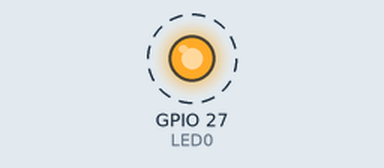
Simulated run of this sketch. Board: ESP32. Shown: output pins drawn as LEDs (lit = HIGH). Dashed ring = blinking. What the sketch prints to the serial monitor is not drawn.

Above: at 0.2 s.
Timing chart, 0 to 3.0 s (numbered marks = the images above):
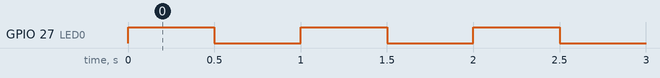

The sketch:

ESP32_BLINK_CORE0.ino
```cpp
#include "Arduino.h"

// The LED flashing pin
#define LED0 27

// We need to create a task (object)
TaskHandle_t Task0;

void setup()
{
  Serial.begin(115200);
  Serial.println("Setup started.");

  pinMode(LED0, OUTPUT);

  xTaskCreatePinnedToCore(
      loop0,    /* Function to implement the task */
      "Task0",  /* Name of the task */
      1000,     /* Stack size in words */
      NULL,     /* Task input parameter */
      0,        /* Priority of the task */
      &Task0,   /* Task handle. */
      0);       /* Core where the task should run */

  Serial.println("Setup completed.");
}

// This is a new loop (any name will do) for our new task
void loop0(void * parameter) {

  // It must run forever, so this is the construct
  for (;;) {

    // Just put your code here as you would do for the std loop()
    Serial.print("Running on core: ");
    Serial.println(xPortGetCoreID());

    digitalWrite(LED0, HIGH);
    delay(500);
    digitalWrite(LED0, LOW);
    delay(500);
  }
}

void loop()
{
  // If you don't put this in the original loop, NOTHING happens
  delay(1);
}
```

Measured:
- by itself, GPIO 27 (LED0): alternates HIGH for 0.50 s and LOW for 0.50 s
